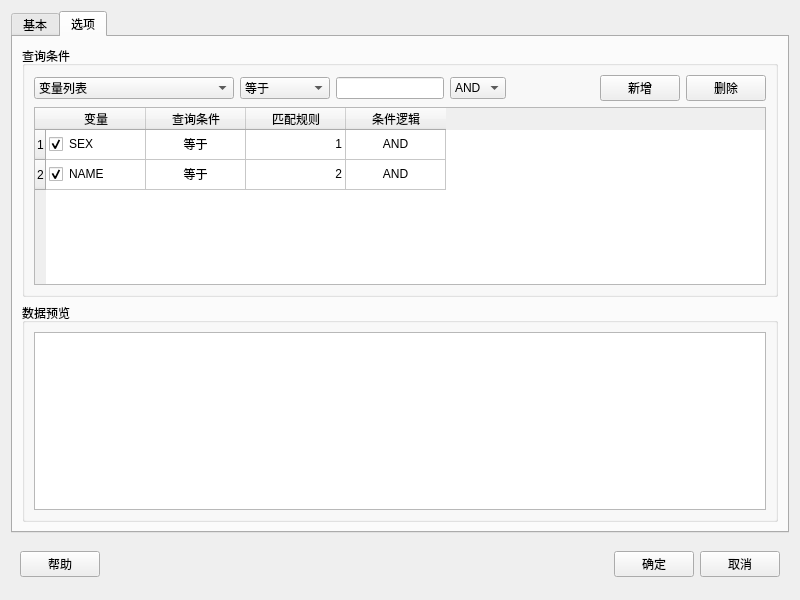
<?xml version="1.0" encoding="UTF-8"?>
<ui version="4.0">
 <class>Form</class>
 <widget class="QWidget" name="Form">
  <property name="geometry">
   <rect>
    <x>0</x>
    <y>0</y>
    <width>800</width>
    <height>600</height>
   </rect>
  </property>
  <property name="windowTitle">
   <string>数据-删除行</string>
  </property>
  <layout class="QVBoxLayout" name="verticalLayout_13">
   <item>
    <widget class="QTabWidget" name="tabWidget">
     <property name="currentIndex">
      <number>1</number>
     </property>
     <widget class="QWidget" name="tab">
      <attribute name="title">
       <string>基本</string>
      </attribute>
      <layout class="QVBoxLayout" name="verticalLayout">
       <item>
        <layout class="QHBoxLayout" name="horizontalLayout_2">
         <item>
          <widget class="QWidget" name="widget_2" native="true">
           <property name="maximumSize">
            <size>
             <width>300</width>
             <height>16777215</height>
            </size>
           </property>
           <layout class="QHBoxLayout" name="horizontalLayout">
            <item>
             <layout class="QVBoxLayout" name="verticalLayout_2">
              <item>
               <widget class="QLabel" name="label_3">
                <property name="text">
                 <string>全部变量:</string>
                </property>
               </widget>
              </item>
              <item>
               <widget class="QListWidget" name="listWidget_var"/>
              </item>
             </layout>
            </item>
            <item>
             <layout class="QVBoxLayout" name="verticalLayout_17">
              <item>
               <layout class="QVBoxLayout" name="verticalLayout_4">
                <item>
                 <widget class="QPushButton" name="pushButton_to_right">
                  <property name="text">
                   <string>&gt;</string>
                  </property>
                 </widget>
                </item>
                <item>
                 <widget class="QPushButton" name="pushButton_to_right_all">
                  <property name="text">
                   <string>&gt;&gt;</string>
                  </property>
                 </widget>
                </item>
               </layout>
              </item>
              <item>
               <layout class="QVBoxLayout" name="verticalLayout_16">
                <item>
                 <widget class="QPushButton" name="pushButton_to_left">
                  <property name="text">
                   <string>&lt;</string>
                  </property>
                 </widget>
                </item>
                <item>
                 <widget class="QPushButton" name="pushButton_to_left_all">
                  <property name="text">
                   <string>&lt;&lt;</string>
                  </property>
                 </widget>
                </item>
               </layout>
              </item>
             </layout>
            </item>
           </layout>
          </widget>
         </item>
         <item>
          <layout class="QVBoxLayout" name="verticalLayout_3">
           <item>
            <widget class="QLabel" name="label">
             <property name="text">
              <string>已选变量:</string>
             </property>
            </widget>
           </item>
           <item>
            <widget class="QListWidget" name="listWidget_selecetd"/>
           </item>
          </layout>
         </item>
        </layout>
       </item>
      </layout>
     </widget>
     <widget class="QWidget" name="tab_2">
      <attribute name="title">
       <string>选项</string>
      </attribute>
      <layout class="QVBoxLayout" name="verticalLayout_8">
       <item>
        <widget class="QGroupBox" name="groupBox">
         <property name="title">
          <string>查询条件</string>
         </property>
         <layout class="QVBoxLayout" name="verticalLayout_7">
          <item>
           <layout class="QHBoxLayout" name="horizontalLayout_4">
            <item>
             <widget class="QComboBox" name="comboBox">
              <property name="minimumSize">
               <size>
                <width>200</width>
                <height>0</height>
               </size>
              </property>
              <item>
               <property name="text">
                <string>变量列表</string>
               </property>
              </item>
             </widget>
            </item>
            <item>
             <widget class="QComboBox" name="comboBox_2">
              <item>
               <property name="text">
                <string>等于</string>
               </property>
              </item>
              <item>
               <property name="text">
                <string>不等于</string>
               </property>
              </item>
              <item>
               <property name="text">
                <string>小于</string>
               </property>
              </item>
              <item>
               <property name="text">
                <string>小于或等于</string>
               </property>
              </item>
              <item>
               <property name="text">
                <string>大于</string>
               </property>
              </item>
              <item>
               <property name="text">
                <string>大于或等于</string>
               </property>
              </item>
              <item>
               <property name="text">
                <string>不在列表中</string>
               </property>
              </item>
              <item>
               <property name="text">
                <string>介于</string>
               </property>
              </item>
              <item>
               <property name="text">
                <string>不介于</string>
               </property>
              </item>
              <item>
               <property name="text">
                <string>缺失</string>
               </property>
              </item>
              <item>
               <property name="text">
                <string>非缺失</string>
               </property>
              </item>
              <item>
               <property name="text">
                <string>模糊匹配</string>
               </property>
              </item>
             </widget>
            </item>
            <item>
             <widget class="QLineEdit" name="lineEdit"/>
            </item>
            <item>
             <widget class="QComboBox" name="comboBox_3">
              <item>
               <property name="text">
                <string>AND</string>
               </property>
              </item>
              <item>
               <property name="text">
                <string>OR</string>
               </property>
              </item>
             </widget>
            </item>
            <item>
             <spacer name="horizontalSpacer_3">
              <property name="orientation">
               <enum>Qt::Horizontal</enum>
              </property>
              <property name="sizeHint" stdset="0">
               <size>
                <width>40</width>
                <height>20</height>
               </size>
              </property>
             </spacer>
            </item>
            <item>
             <widget class="QPushButton" name="pushButton">
              <property name="text">
               <string>新增</string>
              </property>
             </widget>
            </item>
            <item>
             <widget class="QPushButton" name="pushButton_2">
              <property name="text">
               <string>删除</string>
              </property>
             </widget>
            </item>
           </layout>
          </item>
          <item>
           <widget class="QTableWidget" name="tableWidget_2">
            <row>
             <property name="text">
              <string>1</string>
             </property>
            </row>
            <row>
             <property name="text">
              <string>2</string>
             </property>
            </row>
            <column>
             <property name="text">
              <string>变量</string>
             </property>
            </column>
            <column>
             <property name="text">
              <string>查询条件</string>
             </property>
            </column>
            <column>
             <property name="text">
              <string>匹配规则</string>
             </property>
            </column>
            <column>
             <property name="text">
              <string>条件逻辑</string>
             </property>
            </column>
            <item row="0" column="0">
             <property name="text">
              <string>SEX</string>
             </property>
             <property name="checkState">
              <enum>Checked</enum>
             </property>
            </item>
            <item row="0" column="1">
             <property name="text">
              <string>等于</string>
             </property>
             <property name="textAlignment">
              <set>AlignCenter</set>
             </property>
            </item>
            <item row="0" column="2">
             <property name="text">
              <string>1</string>
             </property>
             <property name="textAlignment">
              <set>AlignTrailing|AlignVCenter</set>
             </property>
            </item>
            <item row="0" column="3">
             <property name="text">
              <string>AND</string>
             </property>
             <property name="textAlignment">
              <set>AlignCenter</set>
             </property>
            </item>
            <item row="1" column="0">
             <property name="text">
              <string>NAME</string>
             </property>
             <property name="checkState">
              <enum>Checked</enum>
             </property>
            </item>
            <item row="1" column="1">
             <property name="text">
              <string>等于</string>
             </property>
             <property name="textAlignment">
              <set>AlignCenter</set>
             </property>
            </item>
            <item row="1" column="2">
             <property name="text">
              <string>2</string>
             </property>
             <property name="textAlignment">
              <set>AlignTrailing|AlignVCenter</set>
             </property>
            </item>
            <item row="1" column="3">
             <property name="text">
              <string>AND</string>
             </property>
             <property name="textAlignment">
              <set>AlignCenter</set>
             </property>
            </item>
           </widget>
          </item>
         </layout>
        </widget>
       </item>
       <item>
        <widget class="QGroupBox" name="groupBox_2">
         <property name="title">
          <string>数据预览</string>
         </property>
         <layout class="QVBoxLayout" name="verticalLayout_6">
          <item>
           <widget class="QTableWidget" name="tableWidget"/>
          </item>
         </layout>
        </widget>
       </item>
      </layout>
     </widget>
    </widget>
   </item>
   <item>
    <widget class="QWidget" name="widget_3" native="true">
     <property name="minimumSize">
      <size>
       <width>0</width>
       <height>50</height>
      </size>
     </property>
     <property name="maximumSize">
      <size>
       <width>16777215</width>
       <height>50</height>
      </size>
     </property>
     <layout class="QVBoxLayout" name="verticalLayout_5">
      <item>
       <layout class="QHBoxLayout" name="horizontalLayout_3">
        <item>
         <widget class="QPushButton" name="pushButton_help">
          <property name="text">
           <string>帮助</string>
          </property>
         </widget>
        </item>
        <item>
         <spacer name="horizontalSpacer">
          <property name="orientation">
           <enum>Qt::Horizontal</enum>
          </property>
          <property name="sizeHint" stdset="0">
           <size>
            <width>40</width>
            <height>20</height>
           </size>
          </property>
         </spacer>
        </item>
        <item>
         <widget class="QPushButton" name="pushButton_ok">
          <property name="text">
           <string>确定</string>
          </property>
         </widget>
        </item>
        <item>
         <widget class="QPushButton" name="pushButton_cancel">
          <property name="text">
           <string>取消</string>
          </property>
         </widget>
        </item>
       </layout>
      </item>
     </layout>
    </widget>
   </item>
  </layout>
 </widget>
 <resources/>
 <connections/>
</ui>
